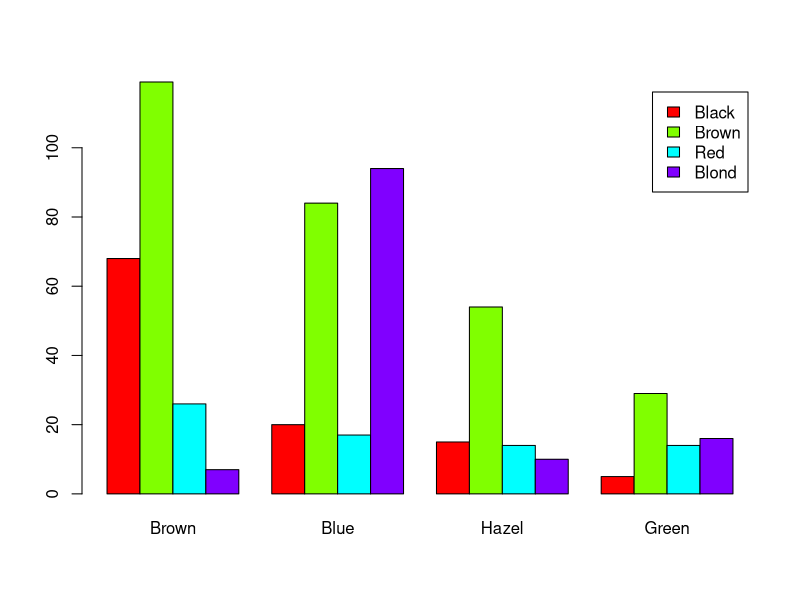
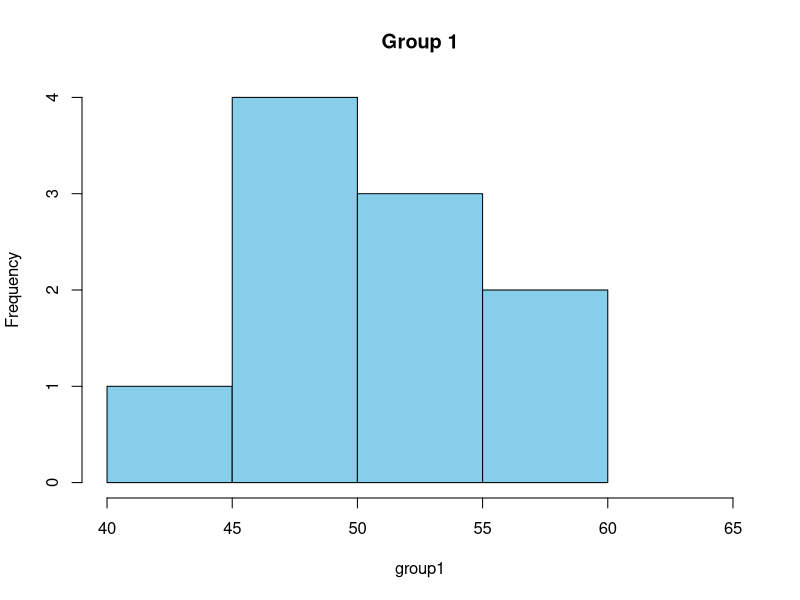
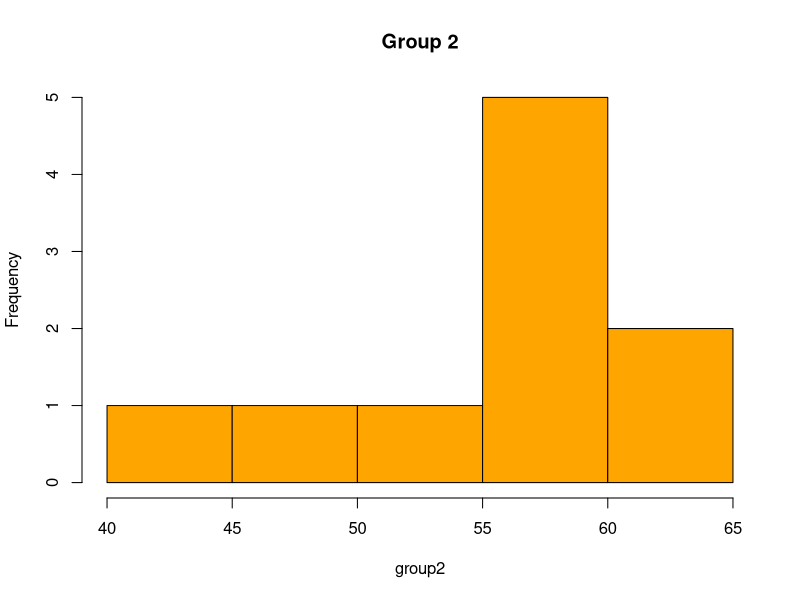
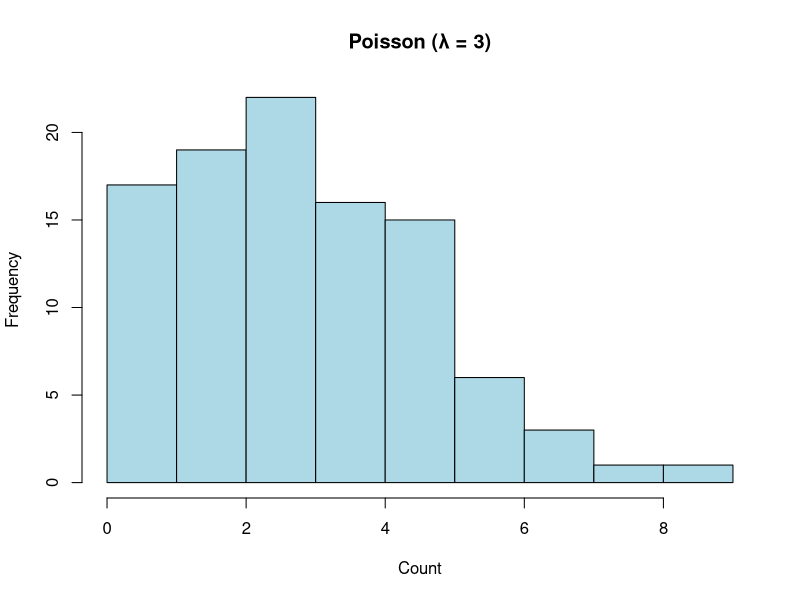
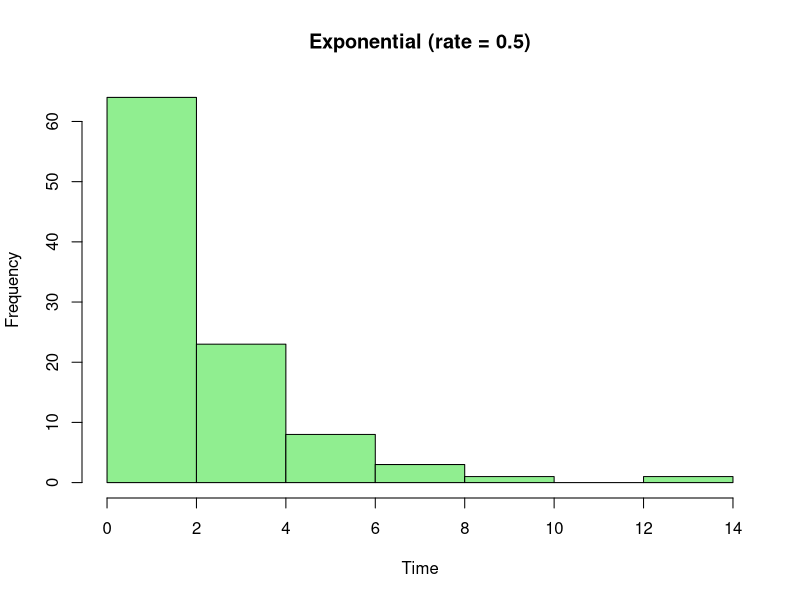
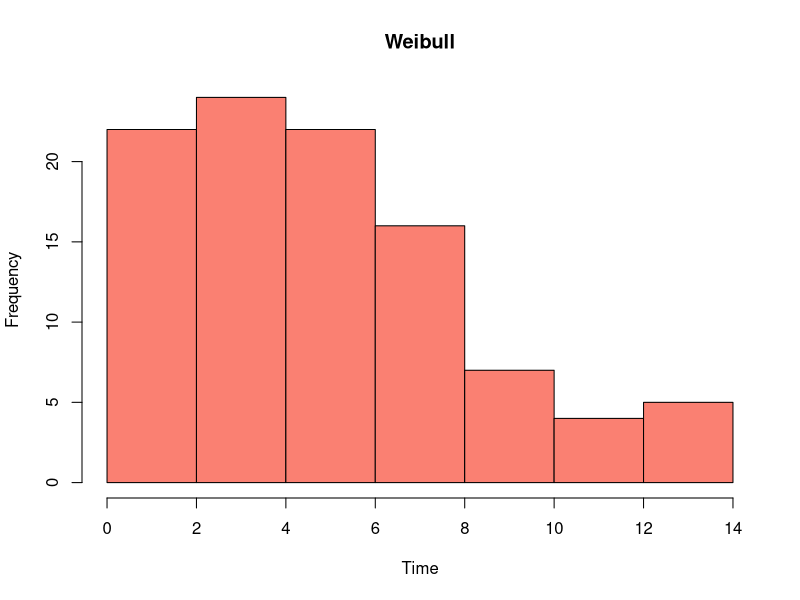

Write R code to recreate these figures, in order.
## ---- chunk 1
set.seed(1)
binom_data <- rbinom(n = 1000, size = 5, prob = 0.3)
table(binom_data)

# Probability of exactly 3 successes
dbinom(3, size = 5, prob = 0.3)

# Cumulative probability of  3 successes
pbinom(3, size = 5, prob = 0.3)
## ---- chunk 2
hair_eye <- as.data.frame(HairEyeColor)
table_data <- xtabs(Freq ~ Hair + Eye, data = hair_eye)

# Chi-square test
chisq.test(table_data)

# Visualize
barplot(table_data, beside = TRUE, legend = TRUE, col = rainbow(4))
## ---- chunk 3
set.seed(2)
group1 <- rnorm(10, mean = 50, sd = 5)
group2 <- rnorm(10, mean = 55, sd = 5)

# Two-sample t-test
t.test(group1, group2)

# Visual comparison
hist(group1, col = "skyblue", main = "Group 1", xlim = c(40, 65))
hist(group2, col = "orange", main = "Group 2", xlim = c(40, 65))
## ---- chunk 4
set.seed(3)
groupA <- rnorm(10, mean = 70)
groupB <- rnorm(10, mean = 75)
groupC <- rnorm(10, mean = 80)
group <- factor(rep(c("A", "B", "C"), each = 10))
scores <- c(groupA, groupB, groupC)

anova_result <- aov(scores ~ group)
summary(anova_result)
## ---- chunk 5
set.seed(4)

# Poisson
pois_data <- rpois(100, lambda = 3)
hist(pois_data, col = "lightblue", main = "Poisson (λ = 3)", xlab = "Count")

# Exponential
exp_data <- rexp(100, rate = 0.5)
hist(exp_data, col = "lightgreen", main = "Exponential (rate = 0.5)", xlab = "Time")

# Weibull
weib_data <- rweibull(100, shape = 1.5, scale = 5)
hist(weib_data, col = "salmon", main = "Weibull", xlab = "Time")
